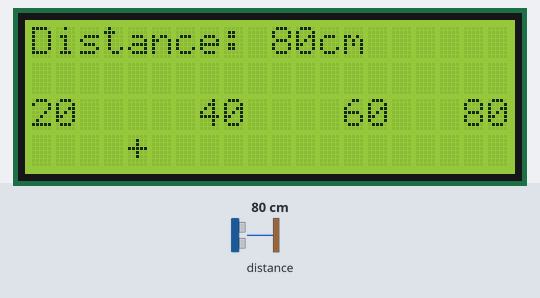
Simulated run of this sketch. Board: Arduino Uno, built with avr-gcc and run on an emulated ATmega328P. Parts: 20×4 character LCD. The test bench sets the inputs (shaded band); at power-on: distance to the obstacle 80 cm. What the sketch prints to the serial monitor is not drawn.

Above: at 1.2 s.
1.3 s: distance to the obstacle set to 2 cm
At 2.4 s:
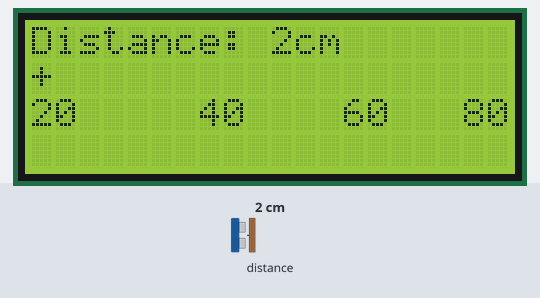
2.8 s: distance to the obstacle set to 120 cm
At 4.2 s:
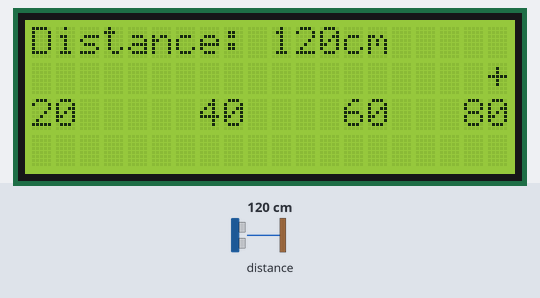
5.8 s: distance to the obstacle set to 4 cm
At 6.8 s:
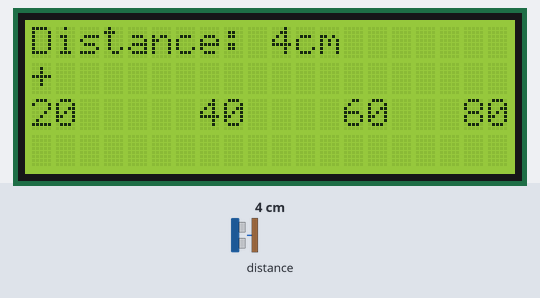
Timing chart, 0 to 8.8 s (numbered marks = the images above; inputs shaded):
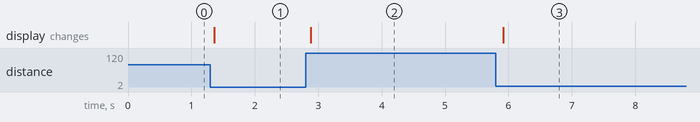

The sketch:

lidarex2.ino
```cpp
#include <Wire.h>
#include <LIDARLite.h>
#include <LiquidCrystal.h>

const int rs = 37, en = 36, d4 = 35, d5 = 34, d6 = 33, d7 = 32;
LiquidCrystal lcd(rs, en, d4, d5, d6, d7);

// Globals
LIDARLite lidarLite;
int cal_cnt = 0;

void setup()
{
  Serial.begin(9600); // Initialize serial connection to display distance readings

  lcd.begin(20, 4);

  lidarLite.begin(0, true); // Set configuration to default and I2C to 400 kHz
  lidarLite.configure(1); // Change this number to try out alternate configurations
}

void loop()
{
  int dist;

  // At the beginning of every 100 readings,
  // take a measurement with receiver bias correction
  if ( cal_cnt == 0 ) {
    dist = lidarLite.distance();      // With bias correction
  } else {
    dist = lidarLite.distance(false); // Without bias correction
  }

  // Increment reading counter
  cal_cnt++;
  cal_cnt = cal_cnt % 100;

  // Display distance
  Serial.print(dist);
  Serial.println(" cm");

  //display distance to LCD
  lcd.clear();

  lcd.setCursor(0, 0);
  lcd.print("Distance: ");
  lcd.print(dist);
  lcd.print("cm");


  int spaces = 0;
  if (dist > 80) {
    spaces = 19;
  } else if (dist > 10) {
    spaces = dist * 0.3;
  }

  lcd.setCursor(spaces, 1);
  lcd.print("+");

  lcd.setCursor(0, 2);
  lcd.print(20);
  lcd.setCursor(7, 2);
  lcd.print(40);
  lcd.setCursor(13, 2);
  lcd.print(60);
  lcd.setCursor(18, 2);
  lcd.print(80);

  delay(100);
}
```

Measured:
- after the input at 1.3 s, the display: changes after 0.06 s (image 1)
- after the input at 2.8 s, the display: changes after 0.08 s (image 2)
- after the input at 5.8 s, the display: changes after 0.12 s (image 3)
